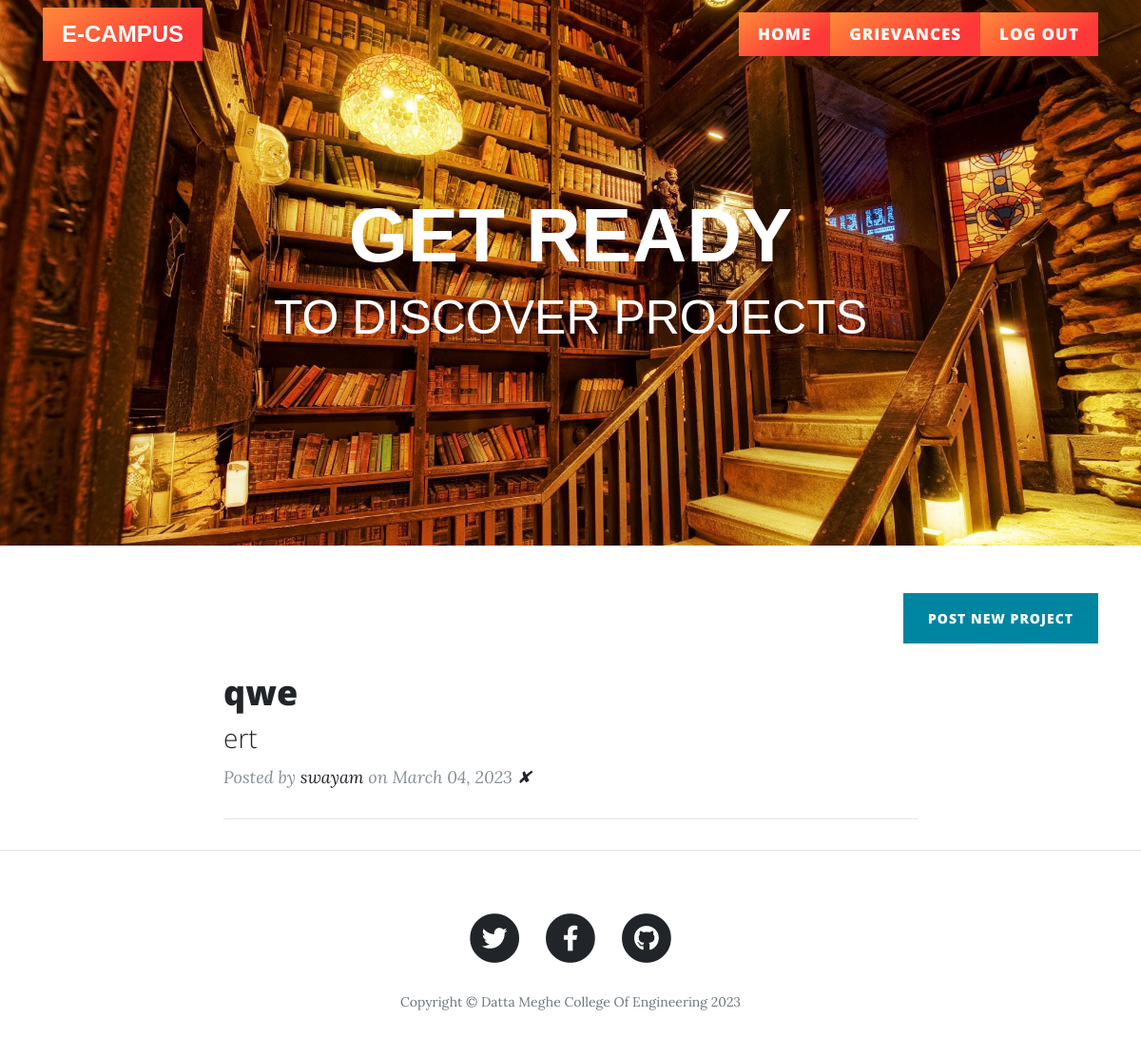
The page / (signed in) on the database its author committed.
### app.py (models this page shows)
class BlogPost(db.Model):
    __tablename__ = "blog_posts"
    id = db.Column(db.Integer, primary_key=True)
    author_id = db.Column(db.Integer, db.ForeignKey("users.id"))
    title = db.Column(db.String(250), unique=True, nullable=False)
    ay= db.Column(db.String(250), nullable=False)
    group1 = db.Column(db.String(250), unique=True, nullable=False)
    group2 = db.Column(db.String(250), unique=True, nullable=False)
    group3 = db.Column(db.String(250), unique=True, nullable=False)
    guide = db.Column(db.String(250), nullable=False)
    ppt= db.Column(db.LargeBinary)
    date = db.Column(db.String(250), nullable=False)
    author = relationship("User", back_populates="posts")
    comments = relationship("Comment", back_populates="parent_post")

class User(UserMixin, db.Model):
    __tablename__ = "users"
    id = db.Column(db.Integer, primary_key=True)
    email = db.Column(db.String(100), unique=True)
    password = db.Column(db.String(100))
    name = db.Column(db.String(100))
    posts = relationship("BlogPost", back_populates="author")
    comments = relationship("Comment", back_populates="comment_author")

### app.py (the view)
@app.route('/')
def get_all_posts():
    if current_user.is_authenticated:
        posts = BlogPost.query.all()
        return render_template("index.html", all_posts=posts)
    else:
        flash("You need to login first!")
        return redirect("/login")

### app.py (called while the page is built)
@login_manager.user_loader
def load_user(user_id):
    return User.query.get(int(user_id))

### templates/index.html (shortened to what this page needs)
{% include "header.html" %}
  <header class="masthead" style="background-image: url('{{ url_for('static', filename='img/Post.jpg') }}')">
    <div class="overlay"></div>
    <div class="container">
      <div class="row">
        <div class="col-lg-8 col-md-10 mx-auto">
          <div class="site-heading">
            <h1 style="font-family:Arial, Helvetica, sans-serif ;">GET READY</h1>
            <h2 style="font-family: Arial, Helvetica, sans-serif;font-size:50px ; font-weight: 400;">TO DISCOVER PROJECTS</h2>
          </div>
        </div>
      </div>
    </div>
  </header>
  <div class="container">
 <div class="clearfix">
          <a class="btn btn-primary float-right "  href="{{url_for('add_new_post')}}">Post new project</a>
        </div>
    <div class="row">
      <div class="col-lg-8 col-md-10 mx-auto">
        {% for post in all_posts %}
        <div class="post-preview">
          <a href="{{ url_for('show_post', post_id=post.id) }}">
            <h2 class="post-title">
              {{post.title}}
            </h2>
            <h3 class="post-subtitle">
              {{post.ay}}
            </h3>
          </a>
          <p class="post-meta">Posted by
            <a href="#">{{post.author.name}}</a>
            on {{post.date}}
            {% if current_user.id == post.author_id %}
            <a href="{{url_for('delete_post', post_id=post.id) }}">✘</a>
            {% endif %}
          </p>
        </div>
        <hr>
        {% endfor %}
             </div>
    </div>
  </div>
  <hr>
{% include "footer.html" %}

### rows shown on the page
BlogPost: title "qwe", ay "ert", author.name "swayam", date "March 04, 2023"
